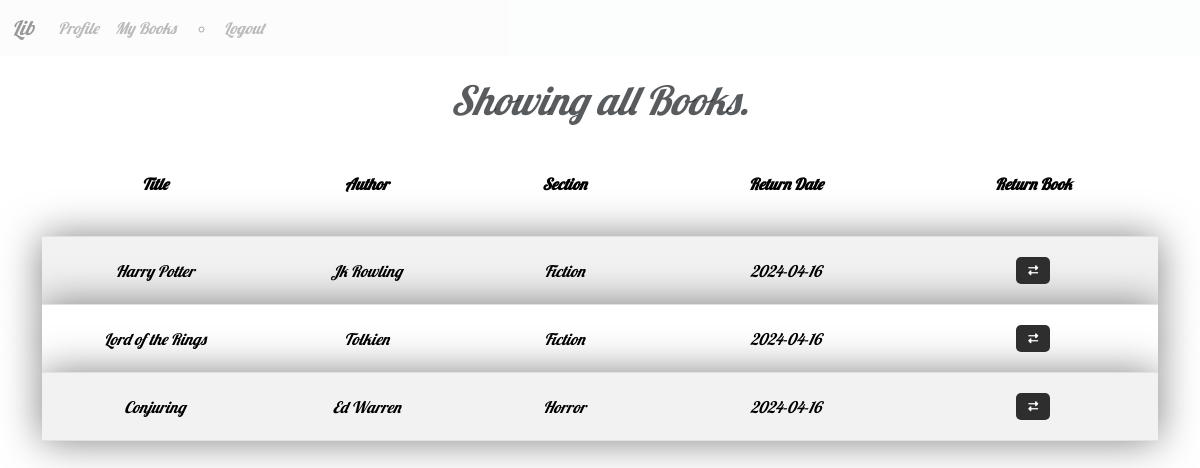
/mybooks (signed in), run on an earlier commit of the app's database.
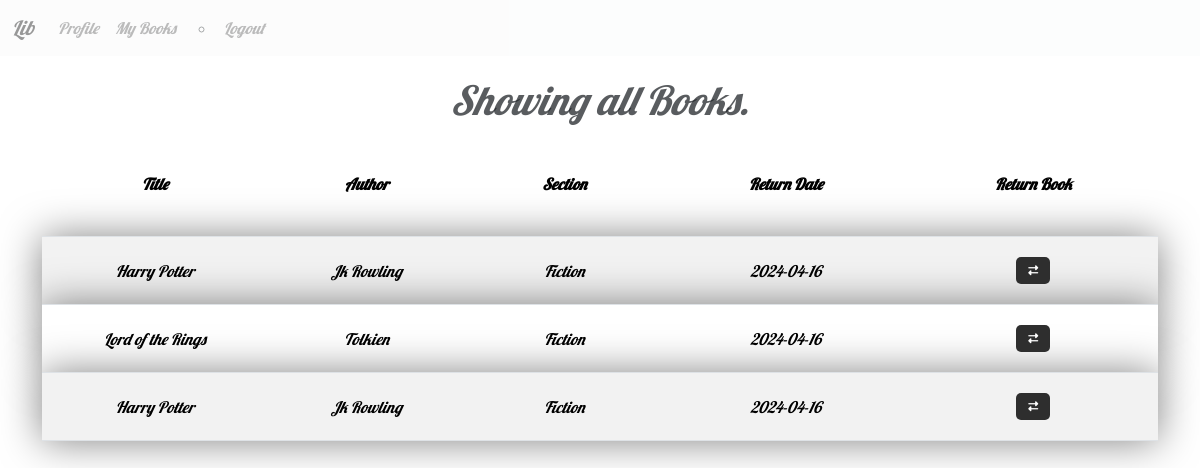
And on a later commit of the database.
### models.py (models this page shows)
class Requests(db.Model):
    id = db.Column(db.Integer, primary_key=True)
    book_id = db.Column(db.Integer, db.ForeignKey('book.id'), nullable=False)
    user_id = db.Column(db.Integer, db.ForeignKey('user.id'), nullable=False)
    date_requested = db.Column(db.Date, nullable=False, default=datetime.date.today)
    date_return = db.Column(db.Date, nullable=True, default=datetime.date.today() + datetime.timedelta(days=7))
    revoked = db.Column(db.Boolean, nullable=False, default=False)
    user = db.relationship('User',backref='requests',lazy=True)
    book = db.relationship('Book',backref='requests',lazy=True)

class Book(db.Model):
    id = db.Column(db.Integer,primary_key=True)
    title = db.Column(db.String[64], nullable=False)
    author = db.Column(db.String[64], nullable=False)
    section_id = db.Column(db.Integer, db.ForeignKey('section.id'),nullable=False)

class Section(db.Model):
    id = db.Column(db.Integer,primary_key=True)
    name = db.Column(db.String[32],unique=True,nullable=False)
    date_created = db.Column(db.Date, nullable=False)
    desc = db.Column(db.String[512], nullable=True)
    books = db.relationship('Book',backref='section',lazy=True)

### routes.py (the view)
@app.route('/mybooks')
@auth_required
def mybooks():
    return render_template('mybooks.html', requests= Requests.query.filter_by(user_id=session['user_id']).all(),
                           books = Book.query.join(Requests).filter(Requests.user_id == session['user_id']).all(),
                           user = User.query.get(session['user_id']))

### routes.py (called while the page is built)
def auth_required(func):
    @wraps(func)
    def inner(*args,**kwargs):
        if 'user_id' not in session:
            flash('Please Login.')
            return redirect(url_for('login'))
        return func(*args,**kwargs)
    return inner

### templates/mybooks.html (shortened to what this page needs)
{% extends 'layout.html' %}
{% block content %}
<div class="Heading">
    <h3 class="text-muted">
        <em>
            Showing all Books.
        </em>
    </h3>
</div>
<table class="table table-striped">
    <thead>
        <tr>
            <th> Title </th>
            <th> Author </th>
            <th> Section </th>
            <th> Return Date </th>
            <th> Return Book </th>
        </tr>
    </thead>
    <tbody>
        {% for request in requests %}
        <tr class="entry">
            <td> {{request.book.title}} </td>
            <td> {{request.book.author}} </td>
            <td> {{request.book.section.name}} </td>
            <td> {{request.date_return}} </td>
            <td>
                <form action="{{url_for('return_book', request_id=request.id)}}" method="post" class="return_button">
                    <button type="submit" class="btn btn-danger">
                        <i class="fa-solid fa-right-left"></i>
                    </button>
                </form>
            </td>
        </tr>
        {% endfor %}
    </tbody>
</table>
{% endblock %}

What changed in the data, as far as the page shows it:
changed Requests (number 3 of 3 on the later page): book "Conjuring" → "Harry Potter"; book.author "Ed Warren" → "Jk Rowling"; book.section.name "Horror" → "Fiction"
